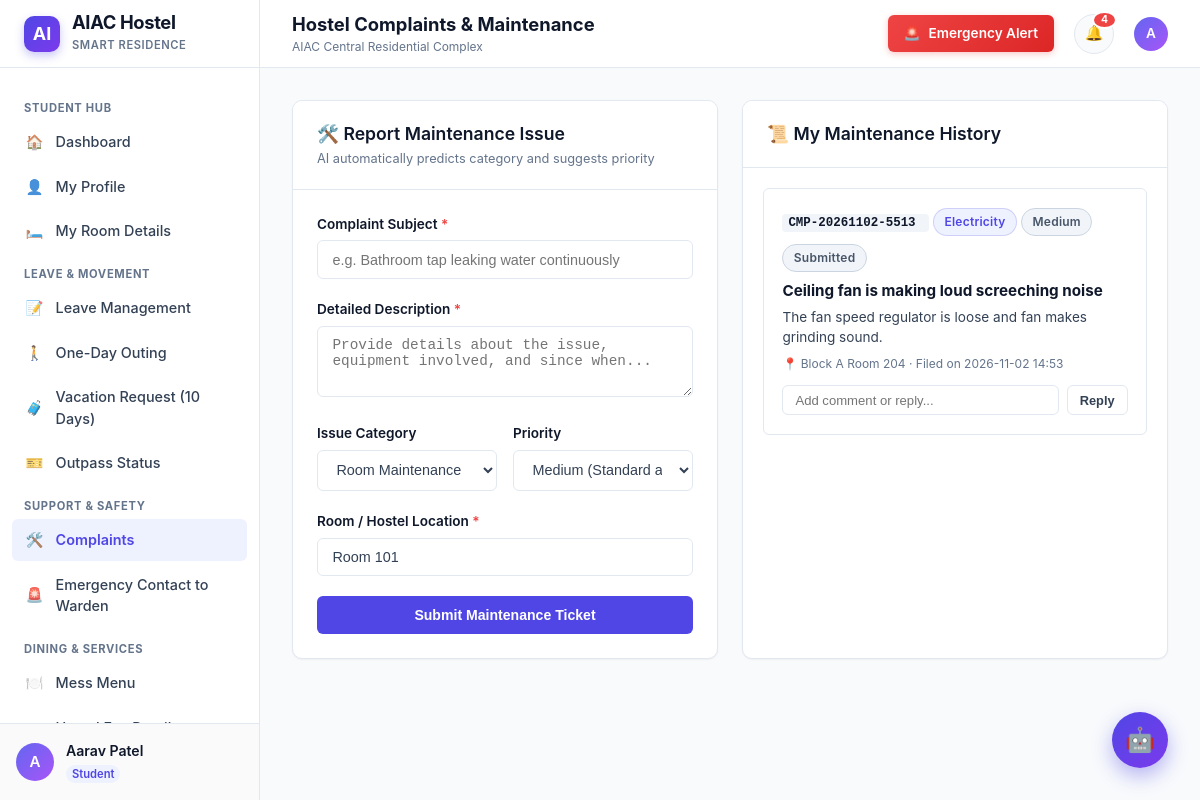
Page /complaints (signed in) on the committed database.
### tables this page shows
CREATE TABLE users (
        id INTEGER PRIMARY KEY AUTOINCREMENT,
        name TEXT NOT NULL,
        email TEXT NOT NULL UNIQUE,
        password_hash TEXT NOT NULL,
        role TEXT NOT NULL DEFAULT 'student',
        hostel_block TEXT,
        academic_year TEXT,
        room_id INTEGER,
        phone TEXT,
        status TEXT DEFAULT 'active',
        created_at TIMESTAMP DEFAULT CURRENT_TIMESTAMP,
        updated_at TIMESTAMP DEFAULT CURRENT_TIMESTAMP, student_id TEXT, department TEXT, guardian_name TEXT, guardian_phone TEXT, room_number TEXT, room_type TEXT,
        FOREIGN KEY (room_id) REFERENCES rooms(id) ON DELETE SET NULL
    );

CREATE TABLE system_settings (
        key TEXT PRIMARY KEY,
        value TEXT NOT NULL,
        description TEXT
    );

CREATE TABLE complaints (
        id INTEGER PRIMARY KEY AUTOINCREMENT,
        complaint_code TEXT NOT NULL UNIQUE,
        user_id INTEGER NOT NULL,
        category TEXT NOT NULL,
        subject TEXT NOT NULL,
        description TEXT NOT NULL,
        location_or_room TEXT NOT NULL,
        priority TEXT DEFAULT 'Medium',
        ai_suggested_priority TEXT,
        ai_suggested_category TEXT,
        ai_confidence REAL DEFAULT 0.0,
        status TEXT DEFAULT 'Submitted',
        assigned_to TEXT,
        resolution_notes TEXT,
        created_at TIMESTAMP DEFAULT CURRENT_TIMESTAMP,
        updated_at TIMESTAMP DEFAULT CURRENT_TIMESTAMP,
        FOREIGN KEY (user_id) REFERENCES users(id) ON DELETE CASCADE
    );

### app.py (the view, shortened to what this page needs)
@app.route('/complaints', methods=['GET', 'POST'])
@login_required
@student_required
def complaints():
    user_id = session['user_id']
    conn = database.get_db()
    user_complaints = conn.execute('''
        SELECT * FROM complaints WHERE user_id = ? ORDER BY created_at DESC
    ''', (user_id,)).fetchall()
    complaint_ids = [c['id'] for c in user_complaints]
    responses_map = {}
    if complaint_ids:
        placeholders = ','.join('?' for _ in complaint_ids)
        res_rows = conn.execute(f'''
            SELECT cr.*, u.name as responder_name
            FROM complaint_responses cr
            JOIN users u ON cr.user_id = u.id
            WHERE cr.complaint_id IN ({placeholders})
            ORDER BY cr.created_at ASC
        ''', complaint_ids).fetchall()
        for r in res_rows:
            responses_map.setdefault(r['complaint_id'], []).append(r)
    conn.close()
    return render_template('complaints.html', complaints=user_complaints, responses_map=responses_map)

### templates/complaints.html (shortened to what this page needs)
{% extends "base.html" %}
{% block page_title %}Hostel Complaints & Maintenance{% endblock %}
{% block content %}
<div style="display: grid; grid-template-columns: repeat(auto-fit, minmax(360px, 1fr)); gap: 1.5rem;">
  <div class="content-card">
    <div class="card-header-bar">
      <div>
        <h3>🛠️ Report Maintenance Issue</h3>
        <p>AI automatically predicts category and suggests priority</p>
      </div>
    </div>
    <div class="card-body">
      <form action="{{ url_for('complaints') }}" method="POST">
        <div class="form-group">
          <label class="form-label" for="complaintSubject">Complaint Subject <span style="color:var(--danger)">*</span></label>
          <input type="text" id="complaintSubject" name="subject" class="form-control"
                 placeholder="e.g. Bathroom tap leaking water continuously" required>
        </div>
        <div class="form-group">
          <label class="form-label" for="complaintDescription">Detailed Description <span style="color:var(--danger)">*</span></label>
          <textarea id="complaintDescription" name="description" rows="3" class="form-control"
                    placeholder="Provide details about the issue, equipment involved, and since when..." required></textarea>
        </div>
        <div class="form-row">
          <div class="form-group">
            <label class="form-label" for="complaintCategory">Issue Category</label>
            <select id="complaintCategory" name="category" class="form-select">
              <option value="Room Maintenance">Room Maintenance</option>
            </select>
          </div>
          <div class="form-group">
            <label class="form-label" for="complaintPriority">Priority</label>
            <select id="complaintPriority" name="priority" class="form-select">
              <option value="Medium" selected>Medium (Standard attention)</option>
            </select>
          </div>
        </div>
        <div class="form-group">
          <label class="form-label" for="location_or_room">Room / Hostel Location <span style="color:var(--danger)">*</span></label>
          <input type="text" id="location_or_room" name="location_or_room" class="form-control"
                 value="{{ current_user.room_number and 'Room ' ~ current_user.room_number or '' }}"
                 placeholder="e.g. Room 204 or Block A 2nd Floor Corridor" required>
        </div>
        <button type="submit" class="btn btn-primary btn-block">
          Submit Maintenance Ticket
        </button>
      </form>
    </div>
  </div>
  <div class="content-card">
    <div class="card-header-bar">
      <h3>📜 My Maintenance History</h3>
    </div>
    <div class="card-body" style="padding: 0;">
      {% if complaints %}
        <div style="display: grid; gap: 1rem; padding: 1.25rem;">
          {% for c in complaints %}
            <div style="border: 1px solid var(--border); border-radius: var(--radius-sm); padding: 1.15rem; background: #ffffff;">
              <div style="display: flex; justify-content: space-between; align-items: flex-start; margin-bottom: 0.5rem; flex-wrap: wrap; gap: 0.5rem;">
                <div>
                  <span style="font-family: monospace; font-size: 0.78rem; background: #f1f5f9; padding: 2px 6px; border-radius: 4px; font-weight: 700; color: var(--dark-navy);">
                    {{ c.complaint_code }}
                  </span>
                  <span class="badge badge-primary" style="margin-left: 4px;">{{ c.category }}</span>
                  <span class="badge badge-{{ 'danger' if c.priority == 'Urgent' else 'warning' if c.priority == 'High' else 'neutral' }}">
                    {{ c.priority }}
                  </span>
                </div>
                <div>
                  {% if c.status == 'Resolved' %}
                    <span class="badge badge-success">Resolved</span>
                  {% elif c.status == 'In Progress' %}
                    <span class="badge badge-info">In Progress</span>
                  {% elif c.status == 'Under Review' %}
                    <span class="badge badge-warning">Under Review</span>
                  {% elif c.status == 'Rejected' %}
                    <span class="badge badge-danger">Rejected</span>
                  {% else %}
                    <span class="badge badge-neutral">Submitted</span>
                  {% endif %}
                </div>
              </div>
              <h4 style="font-size: 0.95rem; font-weight: 700; color: var(--dark-navy); margin-bottom: 0.25rem;">
                {{ c.subject }}
              </h4>
              <p style="font-size: 0.85rem; color: var(--slate-text); margin-bottom: 0.5rem;">
                {{ c.description }}
              </p>
              <div style="font-size: 0.75rem; color: var(--muted-text);">
                📍 {{ c.location_or_room }} · Filed on {{ c.created_at[:16] }}
              </div>
              {% set replies = responses_map.get(c.id, []) %}
              <form action="{{ url_for('reply_complaint', complaint_id=c.id) }}" method="POST" style="margin-top: 0.75rem; display: flex; gap: 0.5rem;">
                <input type="text" name="message" class="form-control" style="padding: 0.4rem 0.75rem; font-size: 0.82rem;" placeholder="Add comment or reply..." required>
                <button type="submit" class="btn btn-secondary btn-sm" style="white-space: nowrap;">Reply</button>
              </form>
            </div>
          {% endfor %}
        </div>
      {% else %}
        <div class="empty-state">
          <div class="empty-state-icon">🛠️</div>
          <h4>No Complaints Filed</h4>
          <p>Everything in order! If you face any room, electricity, or mess issue, report it on the left.</p>
        </div>
      {% endif %}
    </div>
  </div>
</div>
{% endblock %}

### templates/base.html (shortened to what this page needs)
<!DOCTYPE html>
<html lang="en">
<head>
  <link rel="stylesheet" href="{{ url_for('static', filename='css/style.css') }}">
</head>
<body>
<div class="app-wrapper">
  <aside class="sidebar" id="sidebar">
    <div class="sidebar-header">
      <div class="brand-logo">AI</div>
      <div class="brand-text">
        <h1>AIAC Hostel</h1>
        <span>Smart Residence</span>
      </div>
    </div>
    <nav class="sidebar-nav">
      {% if current_user and current_user.role == 'warden' %}
        <div class="nav-group-label">Administration</div>
        <a href="{{ url_for('warden_dashboard') }}" class="nav-item {% if request.path == '/warden/dashboard' %}active{% endif %}">
          <span class="icon">📊</span> Overview
        </a>
        <a href="{{ url_for('warden_students') }}" class="nav-item {% if '/warden/students' in request.path %}active{% endif %}">
          <span class="icon">👥</span> Student Management
        </a>
        <a href="{{ url_for('warden_rooms') }}" class="nav-item {% if '/warden/rooms' in request.path %}active{% endif %}">
          <span class="icon">🛏️</span> Room Management
        </a>
        <div class="nav-group-label">Approvals & Safety</div>
        <a href="{{ url_for('warden_leave_requests') }}" class="nav-item {% if '/warden/leave-requests' in request.path %}active{% endif %}">
          <span class="icon">📝</span> Leave Requests
        </a>
        <a href="{{ url_for('warden_outpasses') }}" class="nav-item {% if '/warden/outpasses' in request.path %}active{% endif %}">
          <span class="icon">🎫</span> Outpass Records
        </a>
        <a href="{{ url_for('warden_emergencies') }}" class="nav-item {% if '/warden/emergencies' in request.path %}active{% endif %}">
          <span class="icon">🚨</span> Emergency Desk
        </a>
        <a href="{{ url_for('warden_complaints') }}" class="nav-item {% if '/warden/complaints' in request.path %}active{% endif %}">
          <span class="icon">🛠️</span> Complaints Desk
        </a>
        <div class="nav-group-label">Hospitality & Accounts</div>
        <a href="{{ url_for('warden_mess_menu') }}" class="nav-item {% if '/warden/mess-menu' in request.path %}active{% endif %}">
          <span class="icon">🍽️</span> Mess Menu Management
        </a>
        <a href="{{ url_for('warden_fees') }}" class="nav-item {% if '/warden/fees' in request.path %}active{% endif %}">
          <span class="icon">💳</span> Fee Management
        </a>
        <a href="{{ url_for('warden_laundry') }}" class="nav-item {% if '/warden/laundry' in request.path %}active{% endif %}">
          <span class="icon">🧺</span> Laundry Management
        </a>
        <a href="{{ url_for('holiday_calendar') }}" class="nav-item {% if request.path == '/holiday-calendar' %}active{% endif %}">
          <span class="icon">📅</span> Holiday Calendar
        </a>
        <a href="{{ url_for('warden_announcements') }}" class="nav-item {% if '/warden/announcements' in request.path %}active{% endif %}">
          <span class="icon">📢</span> Announcements
        </a>
        <a href="{{ url_for('warden_reports') }}" class="nav-item {% if '/warden/reports' in request.path %}active{% endif %}">
          <span class="icon">📈</span> Reports & Analytics
        </a>
        <a href="{{ url_for('warden_settings') }}" class="nav-item {% if '/warden/settings' in request.path %}active{% endif %}">
          <span class="icon">⚙️</span> Settings
        </a>
      {% else %}
        <div class="nav-group-label">Student Hub</div>
        <a href="{{ url_for('student_dashboard') }}" class="nav-item {% if request.path == '/dashboard' %}active{% endif %}">
          <span class="icon">🏠</span> Dashboard
        </a>
        <a href="{{ url_for('profile') }}" class="nav-item {% if request.path == '/profile' %}active{% endif %}">
          <span class="icon">👤</span> My Profile
        </a>
        <a href="{{ url_for('room_details') }}" class="nav-item {% if request.path == '/room-details' %}active{% endif %}">
          <span class="icon">🛏️</span> My Room Details
        </a>
        <div class="nav-group-label">Leave & Movement</div>
        <a href="{{ url_for('leave_management') }}" class="nav-item {% if request.path == '/leave' %}active{% endif %}">
          <span class="icon">📝</span> Leave Management
        </a>
        <a href="{{ url_for('leave_outing') }}" class="nav-item {% if request.path == '/leave/outing' %}active{% endif %}">
          <span class="icon">🚶</span> One-Day Outing
        </a>
        <a href="{{ url_for('leave_vacation') }}" class="nav-item {% if request.path == '/leave/vacation' %}active{% endif %}">
          <span class="icon">🧳</span> Vacation Request (10 Days)
        </a>
        <a href="{{ url_for('outpass_status') }}" class="nav-item {% if request.path == '/outpass-status' %}active{% endif %}">
          <span class="icon">🎫</span> Outpass Status
        </a>
        <div class="nav-group-label">Support & Safety</div>
        <a href="{{ url_for('complaints') }}" class="nav-item {% if request.path == '/complaints' %}active{% endif %}">
          <span class="icon">🛠️</span> Complaints
        </a>
        <a href="{{ url_for('emergency_support') }}" class="nav-item {% if request.path == '/emergency' %}active{% endif %}">
          <span class="icon">🚨</span> Emergency Contact to Warden
        </a>
        <div class="nav-group-label">Dining & Services</div>
        <a href="{{ url_for('mess_menu') }}" class="nav-item {% if request.path == '/mess-menu' %}active{% endif %}">
          <span class="icon">🍽️</span> Mess Menu
        </a>
        <a href="{{ url_for('hostel_fees') }}" class="nav-item {% if request.path == '/hostel-fees' %}active{% endif %}">
          <span class="icon">💳</span> Hostel Fee Details
        </a>
      {% endif %}
    </nav>
    {% if current_user %}
    <div class="sidebar-footer">
      <div class="user-quick-profile">
        <div class="avatar-circle">
          {{ current_user.name[0] | upper }}
        </div>
        <div class="user-info-text">
          <div class="name">{{ current_user.name }}</div>
          <div class="role-badge">{{ current_user.role | capitalize }}</div>
        </div>
      </div>
    </div>
    {% endif %}
  </aside>
  <div class="main-wrapper">
    <header class="topbar">
      <div class="topbar-left">
        <div class="topbar-title">
          <h2>{% block page_title %}Dashboard{% endblock %}</h2>
          <p>{{ hostel_name }}</p>
        </div>
      </div>
      <div class="topbar-right">
        {% if current_user %}
          <a href="{{ url_for('emergency_support') if current_user.role == 'student' else url_for('warden_emergencies') }}" class="emergency-btn-top">
            <span>🚨</span> Emergency Alert
          </a>
          <a href="{{ url_for('notifications') }}" class="notification-bell" title="Notifications">
            <span>🔔</span>
            {% if unread_notifications_count > 0 %}
              <span class="badge">{{ unread_notifications_count }}</span>
            {% endif %}
          </a>
          <a href="{{ url_for('profile') if current_user.role == 'student' else url_for('warden_settings') }}" style="display:flex; align-items:center; gap:0.5rem; text-decoration:none;">
            <div class="avatar-circle" style="width:34px; height:34px; font-size:0.85rem;">
              {{ current_user.name[0] | upper }}
            </div>
          </a>
        {% else %}
          <div style="display:flex; gap:0.5rem;">
            <a href="{{ url_for('login') }}" class="btn btn-primary btn-sm">Sign In</a>
            <a href="{{ url_for('register') }}" class="btn btn-secondary btn-sm">Register</a>
          </div>
        {% endif %}
      </div>
    </header>
    <main class="page-container">
      {% block content %}{% endblock %}
    </main>
  </div>
</div>
<button class="chatbot-toggle-btn" id="chatbotToggle" title="Ask AIAC Virtual Assistant" aria-label="Open AI Hostel Assistant">
  🤖
</button>
</body>
</html>

### rows in the picture
users: name "A", name "Aarav Patel", role "Student", location_or_room "Room 101"
system_settings: value "AIAC Central Residential Complex"
complaints: complaint_code "CMP-20261102-5513", category "Electricity", priority "Medium", status "Submitted", subject "Ceiling fan is making loud screeching noise", description "The fan speed regulator is loose and fan makes grinding sound.", location_or_room "Block A Room 204", created_at "2026-11-02 14:53"

### other values in the picture
{{ unread_notifications_count }} "4"
